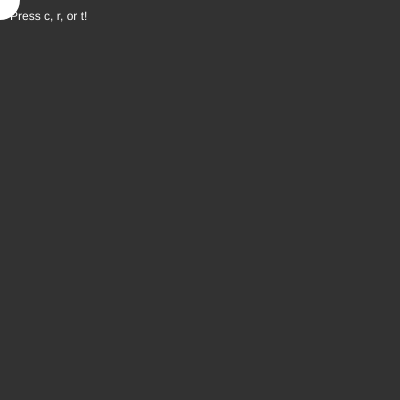
Frame 1 (no input)
Frame 60 (no input): identical to frame 1, image omitted
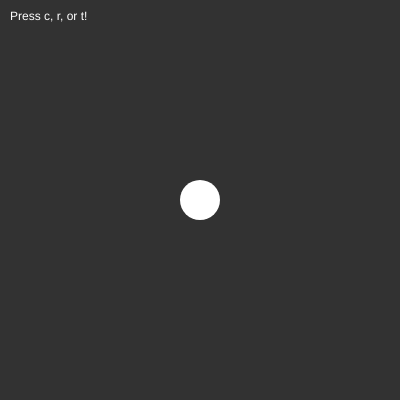
Frame 120 (the mouse pressed at the canvas centre since frame 60)

The p5.js sketch that drew these frames (run headless with seeded random() and noise() and a simulated clock; from frame 60 on, the mouse is pressed at the canvas centre):

// p5.js sketch
// ── sketch.js
let shapeMode = 0;

function setup() {
  createCanvas(400, 400);
  rectMode(CENTER);
}

function draw() {
  background(50);

  if (keyIsPressed) {
    if (key == "c") {
      // circle
      shapeMode = 0;
    } else if (key == "r") {
      // rect
      shapeMode = 1;
    } else if (key == "t") {
      // triangle
      shapeMode = 2;
    }
  }

  fill(255);
  noStroke();
  if (shapeMode == 0) {
    ellipse(mouseX, mouseY, 40, 40);
  } else if (shapeMode == 1) {
    rect(mouseX, mouseY, 40, 40);
  } else if (shapeMode == 2) {
    triangle(
      mouseX + 0,
      mouseY - 20,
      mouseX - 20,
      mouseY + 20,
      mouseX + 20,
      mouseY + 20
    );
  }

  text("Press c, r, or t!", 10, 20);
}
